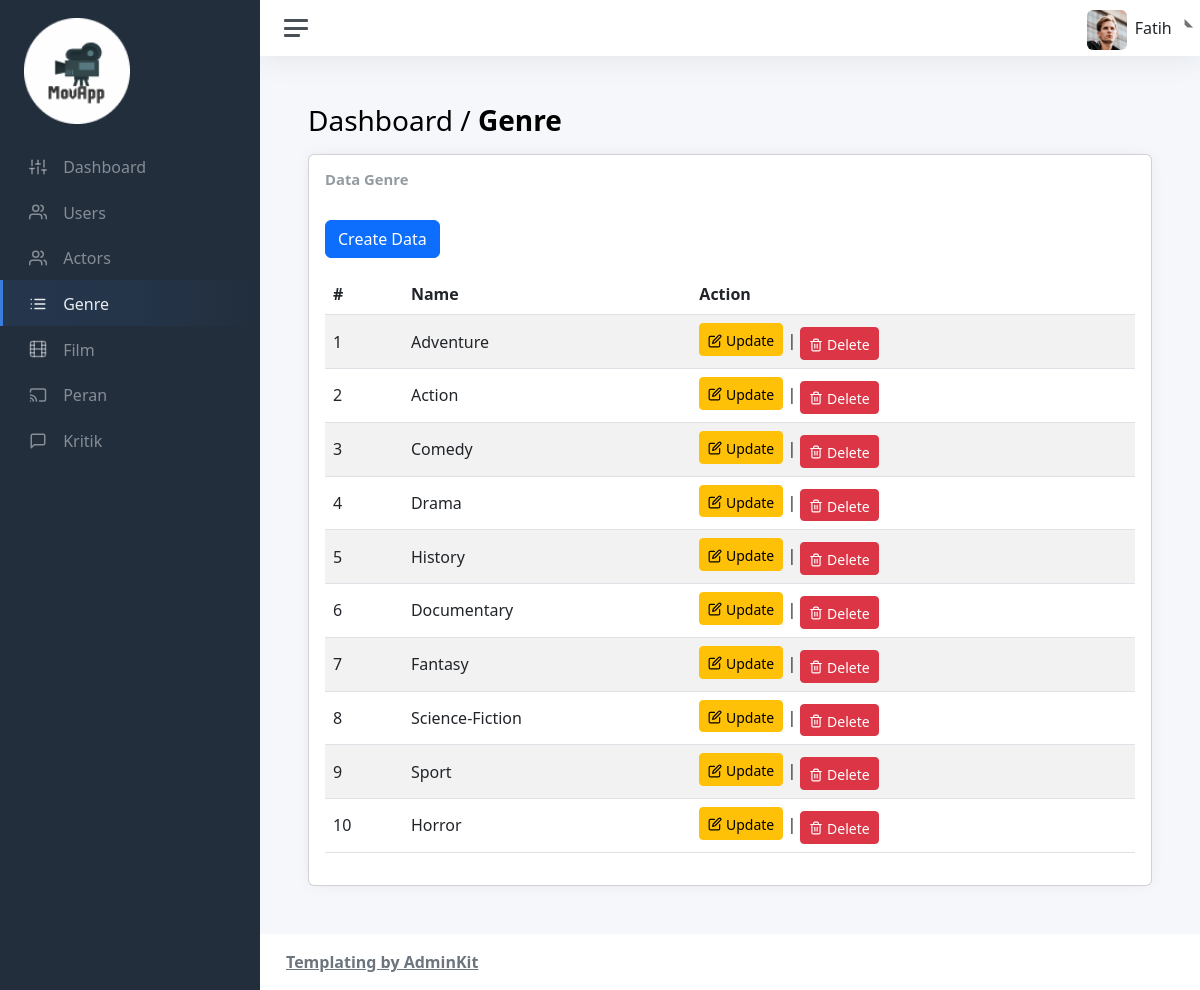
Page /admin/views/genre/genre.php on the committed database.
### tables this page shows
CREATE TABLE `genre` (
  `id` int(11) NOT NULL,
  `nama` varchar(60) NOT NULL
);

### admin/views/genre/genre.php (the view, shortened to what this page needs)
<!DOCTYPE html>
<html lang="en">
    <head>
        <?php include "../layouts/assetsLink.php"; ?>
    </head>
    <body>
        <div class="wrapper">
            <nav id="sidebar" class="sidebar js-sidebar">
                <div class="sidebar-content js-simplebar">
                    <a class="sidebar-brand" href="../../index.php">
                        <img src="../../../assets/img/icons/logo-1.png" alt="logo" width="50%"
                            style="text-align: center;">
                    </a>
                    <ul class="sidebar-nav">
                        <li class="sidebar-item">
                            <a class="sidebar-link" href="../../index.php">
                                <i class="align-middle" data-feather="sliders"></i>
                                <span class="align-middle">Dashboard</span>
                            </a>
                        </li>
                        <li class="sidebar-item">
                            <a class="sidebar-link" href="../user/user.php">
                                <i class="align-middle" data-feather="users"></i>
                                <span class="align-middle">Users</span>
                            </a>
                        </li>
                        <li class="sidebar-item">
                            <a class="sidebar-link" href="../actor/actor.php">
                                <i class="align-middle" data-feather="users"></i>
                                <span class="align-middle">Actors</span>
                            </a>
                        </li>
                        <li class="sidebar-item active">
                            <a class="sidebar-link" href="genre.php">
                                <i class="align-middle" data-feather="list"></i>
                                <span class="align-middle">Genre</span>
                            </a>
                        </li>
                        <li class="sidebar-item">
                            <a class="sidebar-link" href="../film/film.php">
                                <i class="align-middle" data-feather="film"></i>
                                <span class="align-middle">Film</span>
                            </a>
                        </li>
                        <li class="sidebar-item">
                            <a class="sidebar-link" href="../peran/peran.php">
                                <i class="align-middle" data-feather="cast"></i>
                                <span class="align-middle">Peran</span>
                            </a>
                        </li>
                        <li class="sidebar-item">
                            <a class="sidebar-link" href="../kritik/kritik.php">
                                <i class="align-middle" data-feather="message-square"></i>
                                <span class="align-middle">Kritik</span>
                            </a>
                        </li>
                    </ul>
                </div>
            </nav>
            <div class="main">
                <?php include_once ("../layouts/navbar.php"); ?>
                <main class="content">
                    <div class="container-fluid p-0">
                        <h1 class="h3 mb-3">Dashboard / <strong>Genre</strong></h1>
                        <div class="col-sm-12">
                            <div class="card">
                                <div class="card-body">
                                    <?php
                                        include "../../../database/db.php";
                                        $query = $conn->query("SELECT * FROM genre");
                                    ?>
                                    <h3 class="card-title">Data Genre</h3>
                                    <a class="btn btn-primary btn-md mt-4 mb-3"
                                        href="create-gn.php"
                                        role="button">
                                        Create Data
                                    </a>
                                    <table id="example" class="table table-striped"
                                        style="width:100%">
                                        <thead>
                                            <tr>
                                                <th scope="col">#</th>
                                                <th scope="col">Name</th>
                                                <th scope="col">Action</th>
                                            </tr>
                                        </thead>
                                        <tbody>
                                            <?php
                                                if(mysqli_num_rows($query)>0){
                                                    $no=1;
                                                    while ($data = mysqli_fetch_array($query)) {
                                            ?>
                                            <tr>
                                                <td><?php echo $no; ?></td>
                                                <td><?php echo $data["nama"]; ?></td>
                                                <td>
                                                    <a class="btn btn-warning btn-sm mb-1"
                                                        href="edit-gn.php?id=<?php echo $data["id"]; ?>">
                                                        <i class="align-middle" data-feather="edit"></i>
                                                        <span class="align-middle">Update</span>
                                                    </a>
                                                    |
                                                    <a class="btn btn-danger btn-sm mt-1"
                                                        href="../../../controllers/genre/delete-gn.php?id=<?php echo $data["id"]; ?>"
                                                        onclick="alert('Anda yakin ingin menghapus data ini?')">
                                                        <i class="align-middle" data-feather="trash-2"></i>
                                                        <span class="align-middle">Delete</span>
                                                    </a>
                                                </td>
                                            </tr>
                                            <?php
                                            $no++;
                                                    }
                                                }
                                            ?>
                                        </tbody>
                                    </table>
                                </div>
                            </div>
                        </div>
                    </div>
                </main>
                <?php include_once ("../layouts/footer.php"); ?>
            </div>
        </div>
    </body>
</html>

### rows in the picture
genre: nama "Adventure"
genre: nama "Action"
genre: nama "Comedy"
genre: nama "Drama"
genre: nama "History"
genre: nama "Documentary"
genre: nama "Fantasy"
genre: nama "Science-Fiction"
genre: nama "Sport"
genre: nama "Horror"
